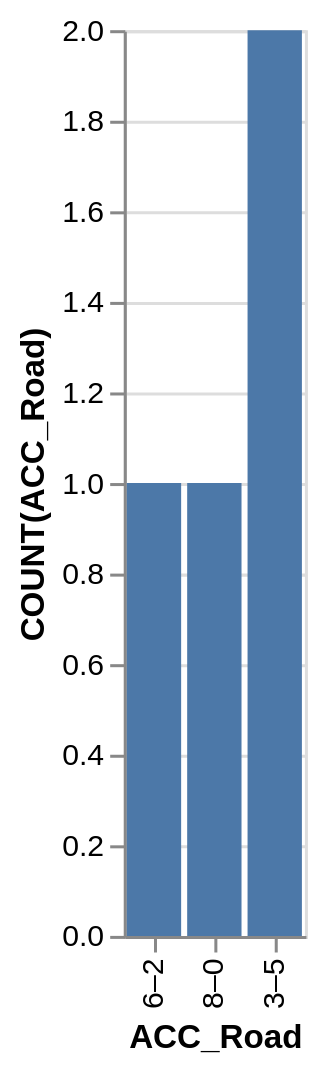

Write the Vega-Lite specification saved for this chart.
### Vega-Lite specification from a JSON file in a GitHub repository (floating-point values rounded to 4 significant figures)
{"data": {"values": [{"x_data": "6–2", "y_data": 1}, {"x_data": "8–0", "y_data": 1}, {"x_data": "3–5", "y_data": 2}]}, "mark": "bar", "encoding": {"x": {"field": "x_data", "type": "nominal", "title": "ACC_Road", "sort": {"op": "sum", "field": "y_data", "order": "ascending"}}, "y": {"field": "y_data", "type": "quantitative", "title": "COUNT(ACC_Road)"}}}
